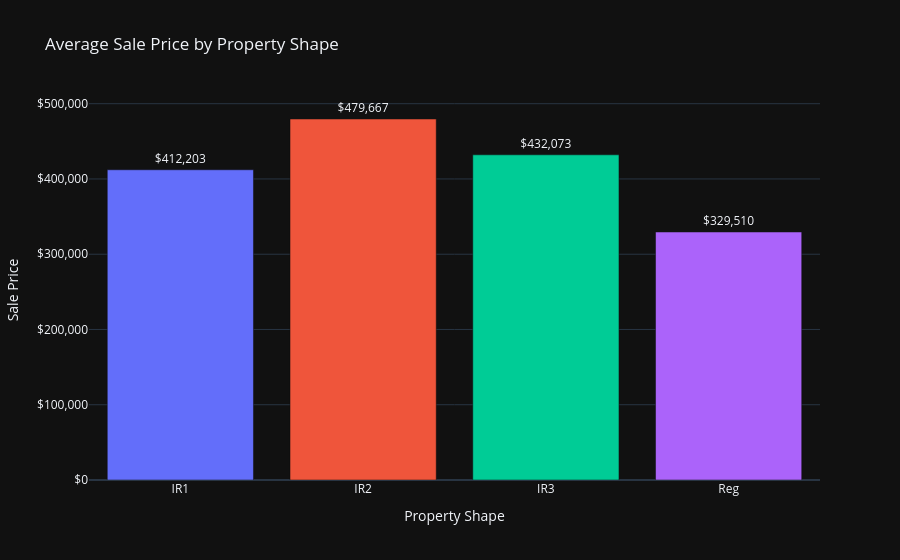

Notebook cell for this chart:
### Code cell
# 4. Average sale price by property shape
colors = px.colors.qualitative.Plotly

shape_prices = df.groupby('LotShape')['SalePrice'].mean()
contour_prices = df.groupby('LandContour')['SalePrice'].mean()
# Shape Prices
fig7 = px.bar(x=shape_prices.index, y=shape_prices.values, title='Average Sale Price by Property Shape',
              template='plotly_dark', text=shape_prices.values)

fig7.update_traces(marker_color=colors, texttemplate='$%{text:,.0f}', textposition='outside')
fig7.update_yaxes(title='Sale Price', tickprefix='$', tickformat=',')
fig7.update_xaxes(title='Property Shape')
fig7.update_layout(showlegend=False)

# Contour Prices
fig8 = px.bar(x=contour_prices.index, y=contour_prices.values, title='Average Sale Price by Property Contour',
              template='plotly_dark', text=contour_prices.values)

fig8.update_traces(marker_color=colors, texttemplate='$%{text:,.0f}', textposition='outside')
fig8.update_yaxes(title='Sale Price', tickprefix='$', tickformat=',')
fig8.update_xaxes(title='Property Contour')
fig8.update_layout(showlegend=False)

fig7.show()
fig8.show()

### Figure 1 — Plotly figure (JSON) as saved in the notebook; plotly's stock layout.template omitted (floating-point values rounded to 4 significant figures)
{"data": [{"hovertemplate": "x=%{x}<br>y=%{y}<br>text=%{text}<extra></extra>", "legendgroup": "", "marker": {"color": ["#636EFA", "#EF553B", "#00CC96", "#AB63FA", "#FFA15A", "#19D3F3", "#FF6692", "#B6E880", "#FF97FF", "#FECB52"], "pattern": {"shape": ""}}, "name": "", "orientation": "v", "showlegend": false, "text": [412200.0, 479700.0, 432100.0, 329500.0], "textposition": "outside", "texttemplate": "$%{text:,.0f}", "type": "bar", "x": ["IR1", "IR2", "IR3", "Reg"], "xaxis": "x", "y": [412200.0, 479700.0, 432100.0, 329500.0], "yaxis": "y"}], "layout": {"barmode": "relative", "legend": {"tracegroupgap": 0}, "showlegend": false, "title": {"text": "Average Sale Price by Property Shape"}, "xaxis": {"anchor": "y", "domain": [0, 1], "title": {"text": "Property Shape"}}, "yaxis": {"anchor": "x", "domain": [0, 1], "tickformat": ",", "tickprefix": "$", "title": {"text": "Sale Price"}}}}
